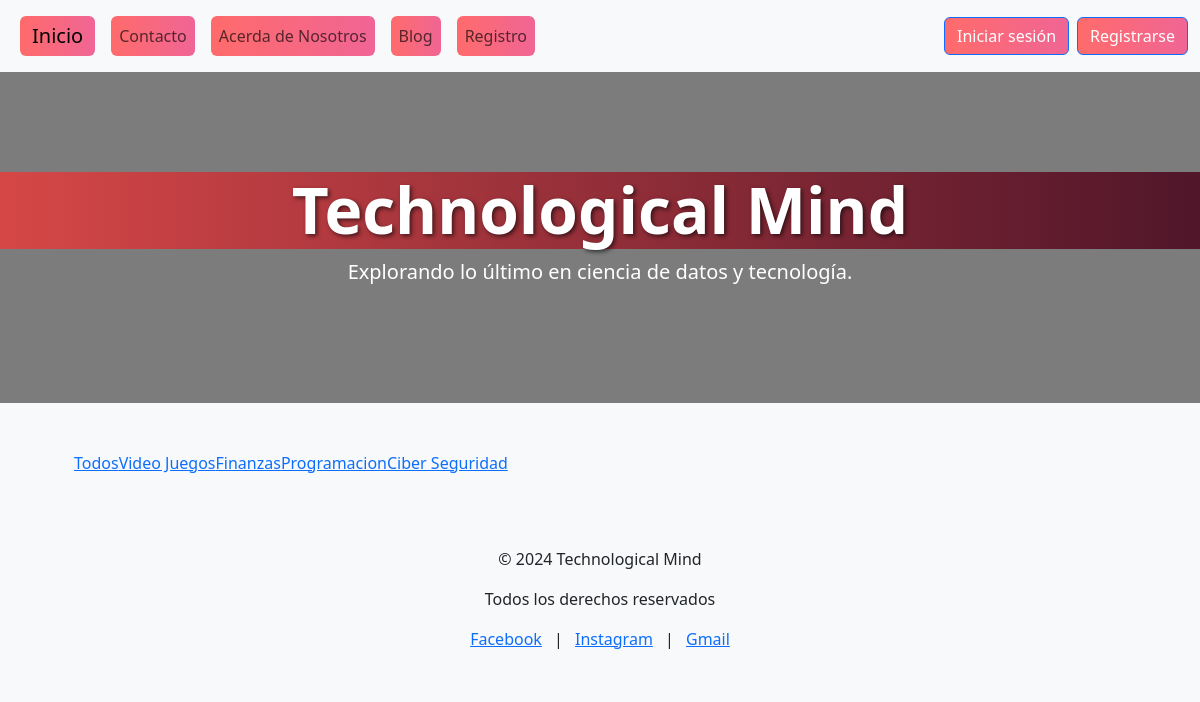
Before: /blog/categoria/1/ with the older database file.
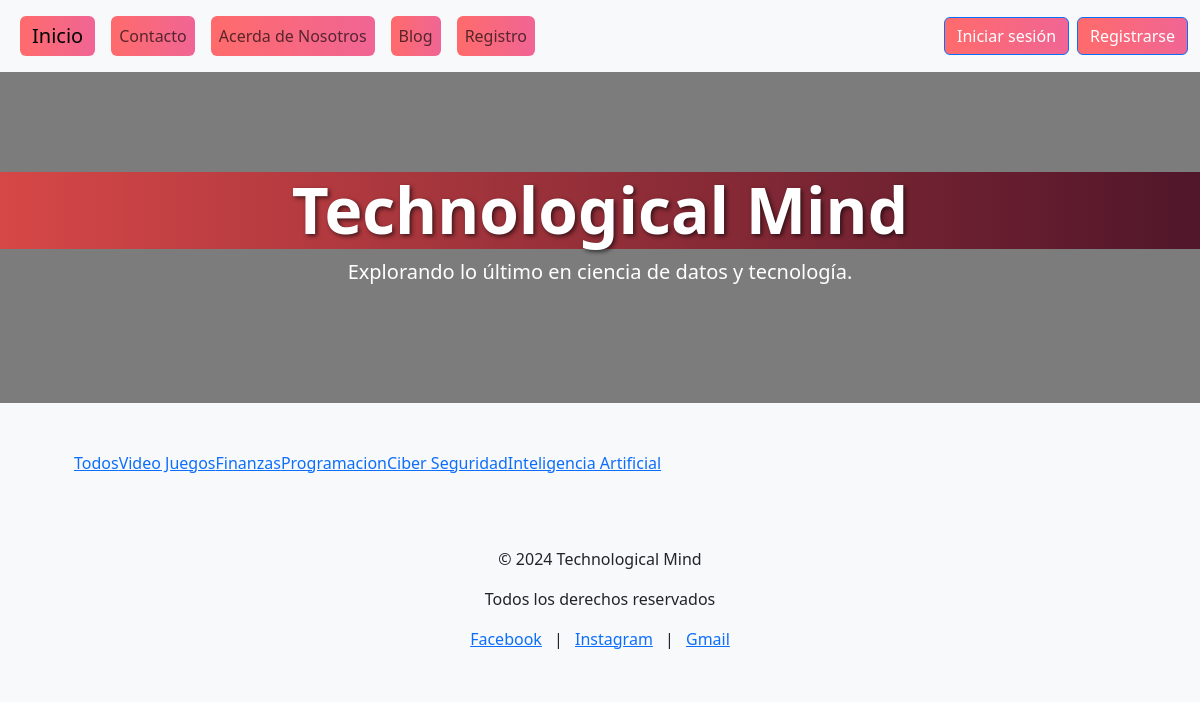
After: the same page with the newer database file.
### Apps/Blog/models.py (models this page shows, shortened)
class Categoria(models.Model):
    titulo = models.CharField(max_length=50)
    class Meta:
        verbose_name = "Categoria"
        verbose_name_plural = "Categorias"

### Apps/Blog/views.py (the view)
# urls.py: path('categoria/<int:cat_id>/', views.categoria, name='categoria'),
def categoria(request, cat_id):
    categorias = Categoria.objects.all()
    categoria = Categoria.objects.get(id=cat_id)
    publicaciones = Publicacion.objects.filter(categorias=categoria).order_by('-created_at')  # Ordenar por las más recientes
    return render(request, "categoria.html", {'categorias': categorias, 'cat_id': cat_id, 'publicaciones': publicaciones})

### Apps/Blog/templates/categoria.html (shortened to what this page needs)
{%extends "inicio.html"%}
{% load static %}
{% block content %}
    <nav>
        <ul  class="categorias">
            <a href="{% url 'blog' %}">Todos</a>
            {% for c in categorias %}
                <a href="{% url 'categoria' c.id %}">{{c.titulo}}</a>
            {% endfor %}
        </ul>
    </nav>
{% endblock %}

Changed rows visible on the page:
added Categoria: titulo "Inteligencia Artificial"
